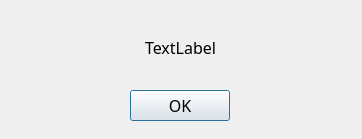
<?xml version="1.0" encoding="UTF-8"?>
<ui version="4.0">
 <class>OkDialog</class>
 <widget class="QDialog" name="OkDialog">
  <property name="geometry">
   <rect>
    <x>0</x>
    <y>0</y>
    <width>362</width>
    <height>139</height>
   </rect>
  </property>
  <property name="minimumSize">
   <size>
    <width>300</width>
    <height>120</height>
   </size>
  </property>
  <property name="font">
   <font>
    <family>DaxOT</family>
    <pointsize>12</pointsize>
   </font>
  </property>
  <widget class="QWidget" name="verticalLayoutWidget">
   <property name="geometry">
    <rect>
     <x>20</x>
     <y>10</y>
     <width>321</width>
     <height>111</height>
    </rect>
   </property>
   <layout class="QVBoxLayout" name="verticalLayout">
    <item>
     <widget class="QLabel" name="messageLabel">
      <property name="sizePolicy">
       <sizepolicy hsizetype="Preferred" vsizetype="Expanding">
        <horstretch>0</horstretch>
        <verstretch>0</verstretch>
       </sizepolicy>
      </property>
      <property name="font">
       <font>
        <family>DaxOT</family>
        <pointsize>12</pointsize>
       </font>
      </property>
      <property name="text">
       <string>TextLabel</string>
      </property>
      <property name="alignment">
       <set>Qt::AlignCenter</set>
      </property>
      <property name="wordWrap">
       <bool>true</bool>
      </property>
     </widget>
    </item>
    <item>
     <layout class="QHBoxLayout" name="horizontalLayout">
      <property name="spacing">
       <number>0</number>
      </property>
      <property name="bottomMargin">
       <number>0</number>
      </property>
      <item>
       <widget class="QPushButton" name="okButton">
        <property name="maximumSize">
         <size>
          <width>100</width>
          <height>16777215</height>
         </size>
        </property>
        <property name="text">
         <string>OK</string>
        </property>
       </widget>
      </item>
     </layout>
    </item>
   </layout>
  </widget>
 </widget>
 <resources/>
 <connections/>
</ui>
